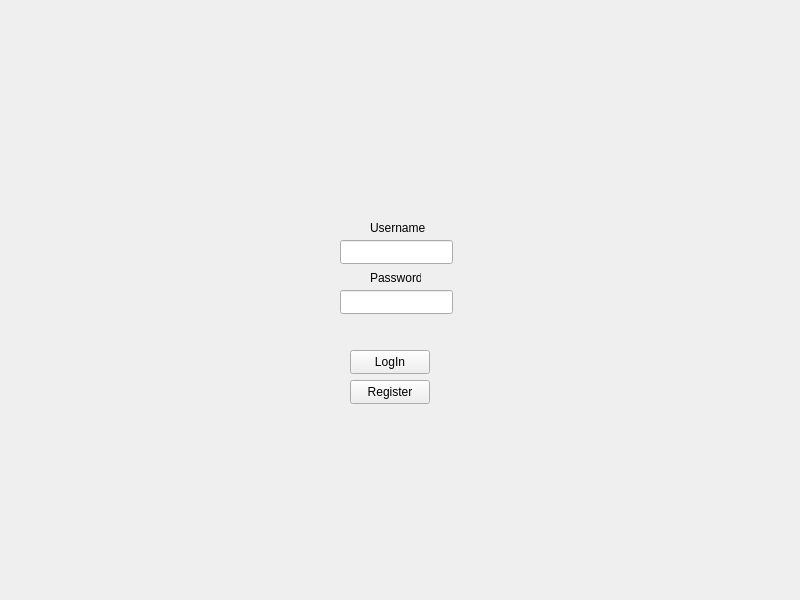
<?xml version="1.0" encoding="UTF-8"?>
<ui version="4.0">
 <class>MainWindow</class>
 <widget class="QMainWindow" name="MainWindow">
  <property name="geometry">
   <rect>
    <x>0</x>
    <y>0</y>
    <width>800</width>
    <height>600</height>
   </rect>
  </property>
  <property name="windowTitle">
   <string>MainWindow</string>
  </property>
  <widget class="QWidget" name="centralwidget">
   <widget class="QStackedWidget" name="stacked">
    <property name="geometry">
     <rect>
      <x>-10</x>
      <y>30</y>
      <width>800</width>
      <height>600</height>
     </rect>
    </property>
    <property name="currentIndex">
     <number>0</number>
    </property>
    <widget class="QWidget" name="page">
     <widget class="QPushButton" name="registButton">
      <property name="geometry">
       <rect>
        <x>360</x>
        <y>350</y>
        <width>80</width>
        <height>24</height>
       </rect>
      </property>
      <property name="text">
       <string>Register</string>
      </property>
     </widget>
     <widget class="QPushButton" name="loginButton">
      <property name="geometry">
       <rect>
        <x>360</x>
        <y>320</y>
        <width>80</width>
        <height>24</height>
       </rect>
      </property>
      <property name="text">
       <string>LogIn</string>
      </property>
     </widget>
     <widget class="QLineEdit" name="user">
      <property name="geometry">
       <rect>
        <x>350</x>
        <y>210</y>
        <width>113</width>
        <height>24</height>
       </rect>
      </property>
     </widget>
     <widget class="QLineEdit" name="pass">
      <property name="geometry">
       <rect>
        <x>350</x>
        <y>260</y>
        <width>113</width>
        <height>24</height>
       </rect>
      </property>
     </widget>
     <widget class="QLabel" name="label">
      <property name="geometry">
       <rect>
        <x>380</x>
        <y>190</y>
        <width>61</width>
        <height>16</height>
       </rect>
      </property>
      <property name="text">
       <string>Username</string>
      </property>
     </widget>
     <widget class="QLabel" name="label_2">
      <property name="geometry">
       <rect>
        <x>380</x>
        <y>240</y>
        <width>51</width>
        <height>16</height>
       </rect>
      </property>
      <property name="text">
       <string>Password</string>
      </property>
     </widget>
     <widget class="QLabel" name="label_3">
      <property name="geometry">
       <rect>
        <x>320</x>
        <y>410</y>
        <width>341</width>
        <height>20</height>
       </rect>
      </property>
      <property name="text">
       <string/>
      </property>
     </widget>
    </widget>
   </widget>
  </widget>
 </widget>
 <resources/>
 <connections/>
</ui>
